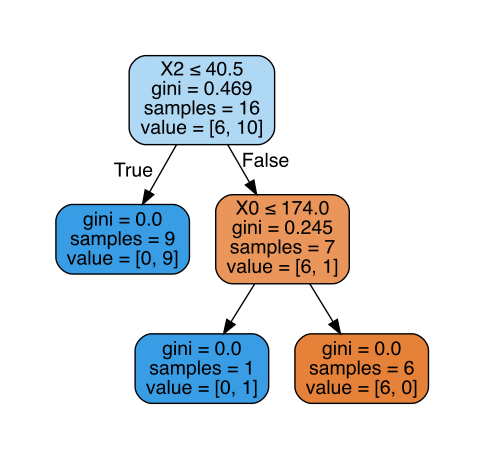

Recreate this plot in Python.
from  sklearn import tree
from sklearn.externals.six import StringIO  
from IPython.display import Image  
from sklearn.tree import export_graphviz
import pydotplus

# [Altura, Peso, Talla]
x = [[181,80,44], [177,70,43], [160,60,38], [154,54,37],
	[166,65,40], [190,90,47], [175,64,39], [177,70,40],
	[171,75,42], [181,85,43], [176,65,38], [182,98,41],
	[175,80,35], [160,65,39], [167,54,36], [184,88,42]]

y = ['hombre','hombre','mujer','mujer',
	'mujer','hombre','mujer','mujer',
	'mujer','hombre','mujer','hombre',
	'mujer','mujer','mujer','hombre']

clf = tree.DecisionTreeClassifier()

clf = clf.fit(x,y)


print ">>>>> Prediction <<<<<"

prediction = clf.predict([[183,88,42],[167,58,37],[172,75,39]])
print prediction

out = StringIO()
export_graphviz(clf, out_file=out,  
                filled=True, rounded=True,
                special_characters=True)
graph = pydotplus.graph_from_dot_data(out.getvalue())  
Image(graph.create_png())
graph.write_pdf("tree.pdf")
